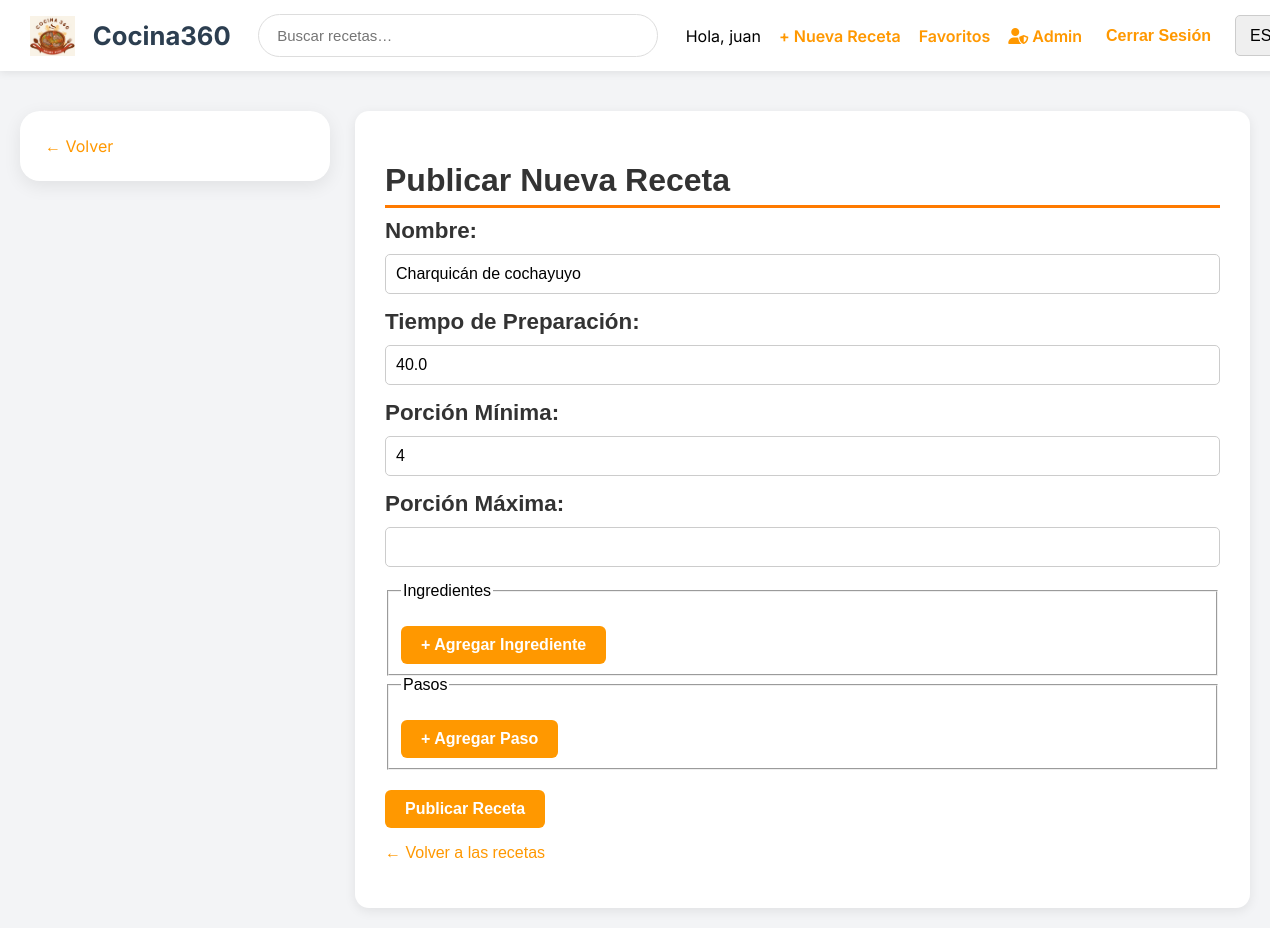
The app's page /recipes/admin/recipe/edit/18/ (signed in) with its own data.
### recipes/models.py (models this page shows)
class Recipe(models.Model):
    name = models.CharField(max_length=255)
    preparation_time = models.FloatField(null=True, blank=True)
    min_portion = models.IntegerField(null=True, blank=True)
    max_portion = models.IntegerField(null=True, blank=True)
    creator = models.ForeignKey(User, on_delete=models.CASCADE, related_name='recipes')
    difficulty = models.CharField(max_length=50, default="Fácil")

### recipes/views.py (the view)
# urls.py: path('admin/recipe/edit/<int:pk>/', views.recipe_edit, name='admin_recipe_edit'),
@user_passes_test(is_admin)
def recipe_edit(request, pk):
    recipe = get_object_or_404(Recipe, pk=pk)
    if recipe.creator != request.user:
        messages.error(request, "You don't have permission to edit this recipe.")
        return redirect('recipe_list')
    if request.method == 'POST':
        form = RecipeForm(request.POST, instance=recipe)
        if form.is_valid():
            form.save()
            messages.success(request, "Recipe edited successfully.")
            return redirect('recipe_detail', pk=recipe.pk)
    else:
        form = RecipeForm(instance=recipe)
    return render(request, 'recipes/recipe_form.html', {'form': form})

### recipes/forms.py
class RecipeForm(ModelForm):
    class Meta:
        model = Recipe
        fields = ['name', 'preparation_time', 'min_portion', 'max_portion']

### recipes/views.py (called while the page is built)
def is_admin(user):
    return user.is_superuser

### recipes/templates/recipes/recipe_form.html (shortened to what this page needs)
{% extends "base.html" %}
{% block content %}
<div class="layout">
    <div class="sidebar">
        <a href="{% url 'recipe_list' %}" class="orange-link">← Volver</a>
    </div>
    <div style="flex: 1;">
        <div class="card">
            <h1>Publicar Nueva Receta</h1>
            <form method="post" id="recipe-form">
                <div class="form-row">
                    <label for="{{ form.name.id_for_label }}">Nombre:</label>
                    {{ form.name }}
                </div>
                <div class="form-row">
                    <label for="{{ form.preparation_time.id_for_label }}">Tiempo de Preparación:</label>
                    {{ form.preparation_time }}
                </div>
                <div class="form-row">
                    <label for="{{ form.min_portion.id_for_label }}">Porción Mínima:</label>
                    {{ form.min_portion }}
                </div>
                <div class="form-row">
                    <label for="{{ form.max_portion.id_for_label }}">Porción Máxima:</label>
                    {{ form.max_portion }}
                </div>
                <fieldset id="ingredients-fieldset">
                    <legend>Ingredientes</legend>
                    <button type="button" class="add-btn" onclick="addForm('ingredients')">+ Agregar Ingrediente</button>
                </fieldset>
                <fieldset id="steps-fieldset">
                    <legend>Pasos</legend>
                    <button type="button" class="add-btn" onclick="addForm('steps')">+ Agregar Paso</button>
                </fieldset>
                <button type="submit" class="publish-btn">Publicar Receta</button>
            </form>
            <p><a href="{% url 'recipe_list' %}" class="back-link">← Volver a las recetas</a></p>
        </div>
    </div>
</div>
{% endblock %}

### recipes/templates/base.html (shortened to what this page needs)
<!DOCTYPE html>
<html lang="es">
<head>
    {% load static %}
    <link rel="stylesheet" href="https://cdnjs.cloudflare.com/ajax/libs/font-awesome/6.5.2/css/all.min.css">
</head>
<body>
    <div class="top-nav">
        <a class="brand" href="{% url 'recipe_list' %}">
            <img src="{% static 'images/logo.png' %}" alt="Cocina 360">
            <h1>Cocina360</h1>
        </a>
        <div class="search-box">
            <form method="get" action="{% url 'recipe_list' %}" class="search-form">
                <input type="text" name="q" placeholder="Buscar recetas…" value="{{ query|default:'' }}">
            </form>
        </div>
        <div class="top-nav-right">
            {% if user.is_authenticated %}
            <span>Hola, {{ user.username }}</span>
            <a href="{% url 'recipe_create' %}">+ Nueva Receta</a>
            <a href="{% url 'favorite_list' %}">Favoritos</a>
            {% if user.is_superuser %}
            <a href="{% url 'admin:index' %}" class="admin-link">
                <i class="fas fa-user-shield"></i> Admin
            </a>
            {% endif %}
            <form action="{% url 'logout' %}" method="post" style="display:inline;">
                <button type="submit">Cerrar Sesión</button>
            </form>
            {% else %}
            <a href="{% url 'login' %}">Iniciar Sesión</a>
            <a href="{% url 'register' %}">Registrarse</a>
            {% endif %}
            <form action="{% url 'set_language' %}" method="post" class=">language-dropdown">
                <select name="language" onchange="this.form.submit()">
                    <option value="es" {% if LANGUAGE_CODE == 'es' %}selected{% endif %}>ES</option>
                </select>
        </div>
    </div>
    {% block content %}
    {% endblock %}
</body>
</html>

### recipes/templates/base.html (style rules this page uses)
body { font-family: 'Inter', sans-serif; background: #f3f4f6; margin: 0; padding: 0; }
.top-nav { width: 100%; background: white; padding: 14px 30px; display: flex; justify-content: space-between; align-items: center; box-shadow: 0 2px 8px rgba(0, 0, 0, 0.08); position: sticky; top: 0; z-index: 10; }
.brand { display: flex; align-items: center; gap: 18px; text-decoration: none; color: inherit; }
.brand img { height: 40px; width: auto; }
.brand h1 { font-size: 1.6rem; margin: 0; color: #2c3e50; }
.search-box { width: 400px; }
.search-box form { display: flex; width: 100%; }
.search-box input { flex: 1; padding: 12px 18px; border-radius: 40px; border: 1px solid #ddd; font-size: 15px; }
.top-nav-right { display: flex; align-items: center; gap: 18px; }
.top-nav-right a, .top-nav-right form button, .admin-link { font-weight: 600; color: #ff9800; text-decoration: none; font-size: 1rem; background: none; border: none; cursor: pointer; white-space: nowrap; }
.admin-link { color: #d97706; }
.layout { display: flex; padding: 20px; gap: 20px; align-items: flex-start; }
.sidebar { width: 260px; background: white; padding: 25px; border-radius: 20px; box-shadow: 0 5px 18px rgba(0, 0, 0, 0.08); position: sticky; top: 100px; height: fit-content; }
.card { flex: 1; background: white; padding: 25px; border-radius: 20px; box-shadow: 0 5px 18px rgba(0, 0, 0, 0.08); }
a { color: #ff9800; text-decoration: none; }

### recipes/templates/recipes/recipe_form.html (style rules this page uses)
.layout { display: flex; gap: 25px; margin-top: 20px; }
.card { background: white; padding: 30px; border-radius: 14px; box-shadow: 0 3px 12px rgba(0,0,0,0.08); font-family: Arial, sans-serif; }
.card h1 { font-size: 2rem; margin-bottom: 10px; color: #333; border-bottom: 3px solid #ff7a00; padding-bottom: 6px; display: flex; justify-content: space-between; align-items: center; }
.form-row { margin-bottom: 15px; display: flex; flex-direction: column; gap: 10px; }
label { font-size: 1.4rem; color: #333; font-weight: bold; font-family: Arial, sans-serif; }
input, select, textarea { padding: 10px; border-radius: 5px; border: 1px solid #ccc; font-size: 1rem; font-family: Arial, sans-serif; }
.publish-btn { background-color: #ff9800; color: white; padding: 10px 20px; border-radius: 6px; font-weight: bold; border: none; cursor: pointer; font-size: 1rem; transition: background-color 0.3s; margin-top: 20px; font-family: Arial, sans-serif; }
.add-btn { background-color: #ff9800; color: white; padding: 10px 20px; border-radius: 6px; font-weight: bold; border: none; cursor: pointer; font-size: 1rem; transition: background-color 0.3s; margin-top: 20px; }

### records on screen
Recipe: name "Charquicán de cochayuyo", preparation_time "40.0", min_portion "4"

### other values on screen
{{ user.username }} "juan"
